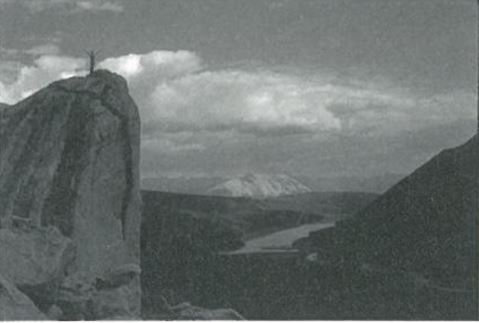
#> input picture pic1.JPG, 479 x 323 px, found by its file name
$ python simple_binary_3channel.py
#> lines starting #> are read from the running program, lines starting #| are printed output that depends on the picture; after the words box and inside, x2 and y2 are one past the last pixel; in counts of white or black regions, pixels touching at a corner belong together
import cv2 as cv
import numpy as np

roi = cv.imread('pic1.jpg') #67페이지에 축가해야할 코드가 있음
#> roi is the input picture: shape (323, 479, 3); mean B, G, R 109.1, 110.5, 104.6
binary = np.zeros((roi.shape[0],roi.shape[1],roi.shape[2]),dtype=np.uint8)
# Opencv에서 imread함수를 사용하면 흑백이미지여도, rgb 3채널로 입력된다.

for i in range(roi.shape[0]):
    for j in range(roi.shape[1]):
        if (roi.item(i,j,0) >= 127):
            binary.itemset(i,j,0,255)
            binary.itemset(i,j,1,255)
            binary.itemset(i,j,2,255)
        else:
            binary.itemset(i,j,0,0)
            binary.itemset(i,j,1,0)
            binary.itemset(i,j,2,0)
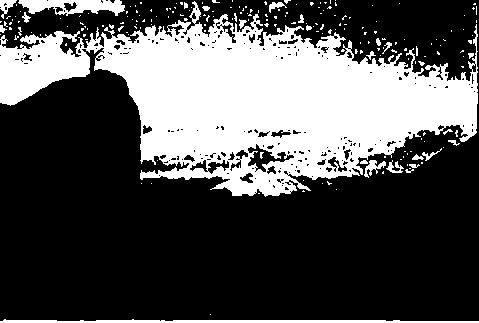
#> binary: shape (323, 479, 3); 32.1% white; 209 white regions (184 under 20 px), largest, box (x1, y1, x2, y2) and area: (0, 1, 478, 197) 45389, (0, 319, 479, 323) 1308, (18, 0, 125, 16) 1077

cv.imshow('roi',roi)
cv.imshow('binary',binary)
cv.waitKey(0)
cv.destroyAllWindows()

$ run again, with pic2.JPG copied over pic1.JPG
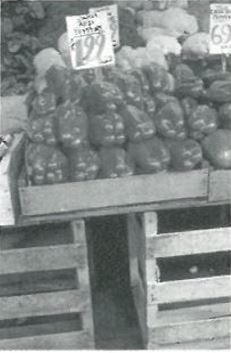
#> input picture pic2.JPG, 231 x 353 px, found by its file name
#> roi is the input picture: shape (353, 231, 3); mean B, G, R 136.6, 137.6, 132.2
#> after the loop `for i in range(roi.shape[0]):`:
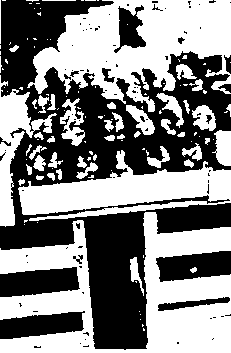
#> binary: shape (353, 231, 3); 52% white; 86 black regions (70 under 20 px), largest, box (x1, y1, x2, y2) and area: (0, 0, 231, 350) 32017, (0, 267, 80, 297) 1818, (156, 251, 231, 282) 1711

$ run again, with pic3.JPG copied over pic1.JPG
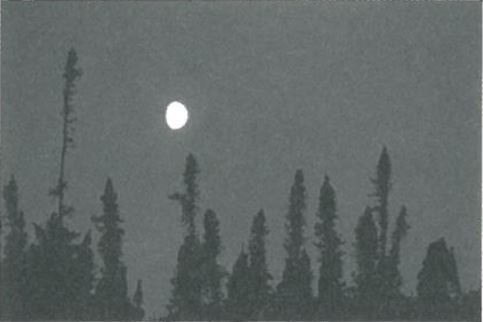
#> input picture pic3.JPG, 483 x 322 px, found by its file name
#> roi is the input picture: shape (322, 483, 3); mean B, G, R 102.5, 103, 96.5
#> after the loop `for i in range(roi.shape[0]):`:
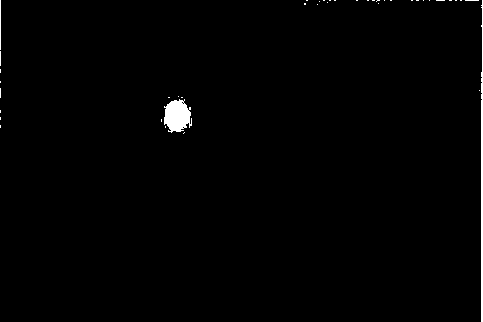
#> binary: shape (322, 483, 3); 0.92% white; 41 white regions (38 under 20 px), largest, box (x1, y1, x2, y2) and area: (164, 99, 192, 133) 685, (481, 0, 483, 322) 572, (0, 0, 1, 50) 50
